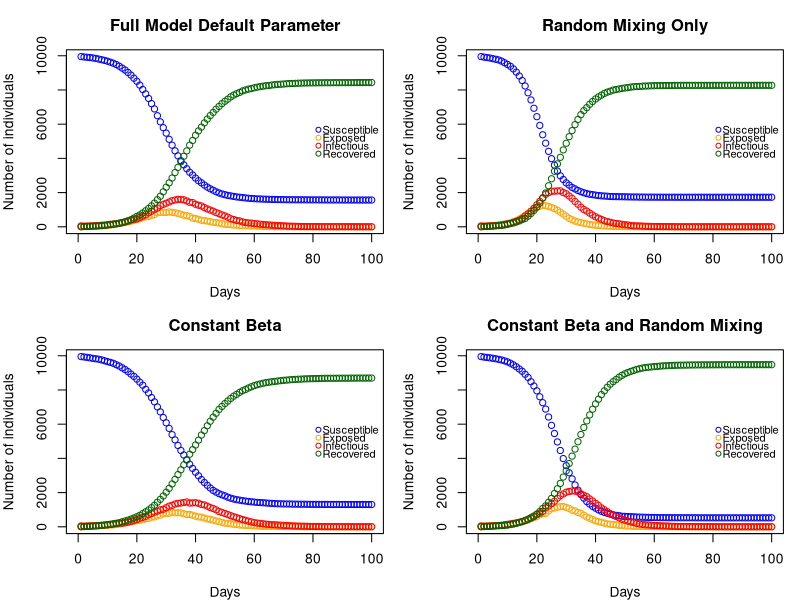

The R source for this figure:
start <- Sys.time()
# PROJECT 2 - EXTENDED STATISTICAL PROGRAMMING =================================

# Group 12 
# Aseel Alghamdi : S2901228
# Fenanda Dwitha Kurniasari : S2744048
# Nurmawiya : S2822251

# Aseel     : create n people and its household, contact network, cross-check 
#             the entire code and revise code & comments
# Fenanda   : create plot function, compare the model, cross-check the entire 
#             code and revise code & comments
# Nurmawiya : create nseir function, cross-check code, cross-check the entire 
#             code and revise code & comments

# Repository Link
# https://github.com/fenandadwithak/Team12.git (Folder Project 2)

# ==============================================================================
##                              Outline Syntax
## =============================================================================
## What you get:
## (1) generate household : build individual and household ID vector h
## (2) get_net()          : build regular-contact network alink
## (3) nseir()            : SEIR simulator with household/network/random mixing
## (4) dyn_plot()         : tidy plotting for S/E/I/R counts
## (5) comparing 4 model  : runs the four required scenarios + 2x2 plot

## =============================================================================

# SEIR (Susceptible, Exposed, Infections, Recovered) Model Simulation
# Goals : create a model and how its use to investigate the role of household
#         and network structure on epidemic dynamics.

##==============================================================================

# 1) Create n people assigned to corresponding household where maximum size is 5
n <- 10000 #population size
hmax <- 5 #maximum household size
#creating n vector of which the number refers to household
#-and the occurrences refers to size of corresponding household
set.seed(1)
sizes <- sample(1:hmax, n, replace = TRUE)
h <- sample(rep(1:length(sizes), times = sizes)[1:n])

# 2) Contact network
get.net <- function (beta, nc=15, h) {
  # Function to create links (daily contacts) for each person
  
  # nc: average number of contacts per person, set to 15
  # beta: sociability parameter, higher means more likely to form links
  # OUTPUT : list of connected networks from each person (output.net)
  
  n <- length(beta) ## calculate total obs of beta, equal to total population
  beta_bar <- mean(beta) ## calculate mean of sociability parameter
  
  # Allocate possible connection formed in each individual
  
  output.net <- vector("list", n) ## list to store the result
  output.net0 <- integer(n) ## vector to store number of contact made per person
  
  # Make list of n elements which in each element initially has nc subelement
  # Later, we would allocate (drop/add sub-element and store possible contact
  # Initialise contact list for each person with nc=15 placeholders
  for (k in 1:n) output.net[[k]] <- integer(nc) ## set initial value output.net
  
  # Loop over each individual
  for (i in 1:(n-1)) {
    j <- (i+1):n # generating candidate contacts
    flag <- h[i] != h[j]  # flag to filter same household 
    j <- j[flag] # filter candidates contacts from different household
    
    if (length(j) == 0) next # skip iteration when there are no candidate
    
    # Probability of  a link between persons i and j 
    p_link <- nc * beta[i] * beta[j] / (beta_bar^2 * (n - 1))
    
    # Select the candidates contacts based on p-link
    linked <- j[runif(length(j)) < p_link] #vector possible candidate contacts
    
    # If there is chosen candidate(s), store it into output.net and output.net0
    if (length(linked) > 0) {
      # Position to fill
      pos = (output.net0[i]+1):(output.net0[i]+length(linked))
      
      # Assign link[[i]]to candidates from "linked" at given position
      output.net[[i]][pos] <- linked
      
      # Assign number of chosen candidates at i index in output.net0
      output.net0[i] <- output.net0[i] + length(linked)
      
      # Vice versa, assign "i" to their linked candidates
      for (j1 in linked) {
        # Assign i to output.net's of its chosen candidates
        output.net[[j1]][output.net0[j1]+1] <- i 
        # Assign the number of candidates (add by 1) to its chosen candidates
        output.net0[j1] <- output.net0[j1] + 1 
      }
    }
    ## to the next value of i
  }
  
  # Drop sub-element/rejected candidates and replace person with no contact 
  for (k in 1:n) {
    if (output.net0[k] > 0) { 
      # Filter assigned links when chosen number of chosen candidates < nc
      output.net[[k]] <- output.net[[k]][1:output.net0[k]]
    } else {
      # if there is no chosen candidate, replace sub-element into NULL
      output.net[[k]] <- integer(0)
    }
  }
  return(output.net)
} ## get.net

# 3) nseir function
nseir <- function(beta, h, alink, alpha=c(.1, .01, .01),
                  delta=.2, gamma=.4, nc=15, nt=100, pinf=.005){
  # SEIR stochastic simulation model
  # beta: sociability parameter of each person
  # h: household list
  # alink: list of regular contacts of each person returned by get.net
  # alpha[1]: daily prob i infecting j if in same household (alpha h)
  # alpha[2]: daily prob i infecting j if in regular contact (alpha c)
  # alpha[3]: daily prob i infecting j through random mixing (alpha r)
  # delta: daily prob I -> R
  # gamma: daily prob E -> I
  # nc: average number of daily contacts for each person
  # nt: number of days to simulate
  # pinf: proportion of the initial population to randomly start in the I state
  
  # output : nt x 5 matrix contains the number of people across states (S,E,I,R) 
  #          in each days (from 1st day to nt(100th) day). It depicts the 
  #          dynamic change in the number of people in each states based on 
  #          their daily network (from same household and daily contact) and 
  #          random mixing (Irrespective of household or regular network 
  #          relations)
  
  n <- length(beta) #population size
  state <- rep("S", n) #initialize susceptible 
  state[sample.int(n, round(pinf * n))] <- "I" #randomly choose initial state I
  
  #state0 = state[sample.int(n, round(pinf * n))]
  
  seir <- matrix(0, nrow = nt, ncol = 4) #set up storage for pop in each state
  colnames(seir) <- c("S", "E", "I", "R") #naming the column
  
  beta_bar <- mean(beta) #mean sociability parameter
  
  for (t in 2:nt) { #consider starting from the second day
    #simulate over nt days
    newE <- logical(n) #to record logical value who becomes exposed
    #using random deviates: runif(n)
    newI <- (state == "E") & (runif(n) < gamma) #E -> I with prob gamma
    newR <- (state == "I") & (runif(n) < delta) #I -> R with prob delta
    inf <- which(state == "I") #locating infectious
    
    #Loop over each infectious person to spread infection
    for (i in inf) {
      # household infections: infect susceptible in same household
      hh <- which(h == h[i]) #find everyone in the same household
      sus_hh <- hh[state[hh] == "S"] #keep only those who are susceptible
      if (length(sus_hh) > 0) { #store newE if there's susceptible
        #store newE for sus_hh if random value < alpha[1]
        newE[sus_hh] <- newE[sus_hh] | (runif(length(sus_hh)) < alpha[1])
        #using OR logical to accumulate infections, not to reset them
      }
      
      # network infections: infect regular contacts from alink
      if (length(alink[[i]]) > 0) { #store sus_net if there's regular contacts
        #store only the member(s) with regular contacts in S
        sus_net <- alink[[i]][state[alink[[i]]] == "S"]
        if (length(sus_net) > 0) { #store newE if there's sus_net
          #store newE for sus_net if random value < alpha[2]
          newE[sus_net] <- newE[sus_net] | (runif(length(sus_net)) < alpha[2])
        }
      }
      
      # random mixing: infect random susceptible
      sus <- which(state == "S") #locating susceptible
      if (length(sus) > 0) {
        #probability irrespective of household or regular contacts
        p_random <- alpha[3]*nc*beta[i]*beta[sus] / (beta_bar^2*(n-1))
        #store newE for sus if random value < p_random
        newE[sus] <- newE[sus] | (runif(length(sus)) < p_random)
      }
    }
    
    #update states based on new infections
    state[newE & state == "S"] <- "E" #store susceptible who get exposed
    state[newI] <- "I" #store exposed to infectious if random value < gamma
    state[newR] <- "R" #store infectious to recovered if random value < delta
    
    
    #record daily counts of each state
    seir[t, ] <- tabulate(factor(state, levels=c("S", "E", "I", "R")), nbins=4)
    seir[1, "S"] <- n-(round(pinf*n)) #assign day-1 for S-state
    seir[1, "I"] <- (round(pinf*n)) #assign day-1 for I-state
  }
  
  #returns a list of elements S, E, I, R
  return(data.frame(t = 1:nt, seir))
} ## nseir

# 4) Function Plot
dyn.plot <- function(seir, title = "SEIR Dynamics") {
  # Function to create dynamics plot of the simulated population in each states
  
  # x-axis : days to simulate (from 1 to 100)
  # y-axis : number of individuals per states
  #          explanation of y-axis
  #          ---------------------|
  #          at the initial day, number of susceptible individual is the largest
  #          total individuals in all states S+E+I+R = 1000
  #          these numbers would dynamically change day by day in each states
  #          depend on the defined models
  
  # input : nseir model from function nseir 
  # output : Dynamic Plot days vs number of individuals per states
  
  # Plot the states in S(susceptible)
  # Create the base plot
  plot(seir$t, seir$S, type = "p", ##plot day vs number of susceptible 
       ylim = c(0, max(seir$S)), xlim = c(0, max(seir$t)), ## set maximum range
       xlab = "Days", ylab = "Number of individuals", ##labelling the plot
       col = "blue", pch = 1, main = title) ##color and type of points in plot
  
  # Add points for each states
  points(seir$t, seir$E, col = "orange", pch = 1) ##add states 
  points(seir$t, seir$I, col = "red", pch = 1)
  points(seir$t, seir$R, col = "darkgreen", pch = 1)
  
  # Add legend
  legend(
    "right",        
    legend = c("Susceptible", "Exposed", "Infectious", "Recovered"),
    col = c("blue", "orange", "red", "darkgreen"),
    pch = 1, bty = "n", ##type of points and no box legend 
    cex = 0.8,       ## smaller text
    pt.cex = 0.8,    ## smaller symbols
    y.intersp = 0.6, ## spacing horizontal
    x.intersp = 0.4  ## spacing between symbol and text 
  )
} ## dyn.plot


# 5) Comparing Model
# Setting up beta vector and alink pairs
# beta is vector of n values (n = 1000) ~ U(0,1)
# alink contains list of network made per each person 
set.seed(345) ## to ensure we get same vector values of beta for all model
beta <- runif(n); alink <- get.net(beta, nc = 15, h = h)

# Scenario 1: Full model with default parameters
seir1 <- nseir(beta, h, alink)

# Scenario 2: Random mixing - Setting alpha[1] = alpha[2] = 0 and 
#             alpha[3] = 0.04
seir2 <- nseir(beta, h, alink, alpha = c(0, 0, 0.04))

# Scenario 3: Full model with constant beta (beta vector = average beta)
seir3 <- nseir(rep(mean(beta), n), h, alink)

# Scenario 4: Constant beta + random mixing
seir4 <- nseir(rep(mean(beta), n), h, alink, alpha = c(0, 0, 0.04))

# Plot all scenarios 
par(mfrow = c(2, 2), mar = c(4, 4, 3, 1)) 
dyn.plot(seir1, "Full Model Default Parameter")
dyn.plot(seir2, "Random Mixing Only")
dyn.plot(seir3, "Constant Beta")
dyn.plot(seir4, "Constant Beta and Random Mixing")

end <- Sys.time()
end-start


##========== Comment Section about comparing model =============================
# In the random mixing model, infection spreads rapidly than other model, and
# number of recovered individuals is about the same with Full Model. Constant 
# beta with random mixing model produces the highest final number of recovered
# individuals than other models. Meanwhile, in the constant beta model, due to 
# constant transmission rate (beta), the model makes the infection spread less 
# dynamic. To sum up, the types of model mainly affect timing, sharpness of 
# peaks, and the smoothness (or flatness), at each state and


